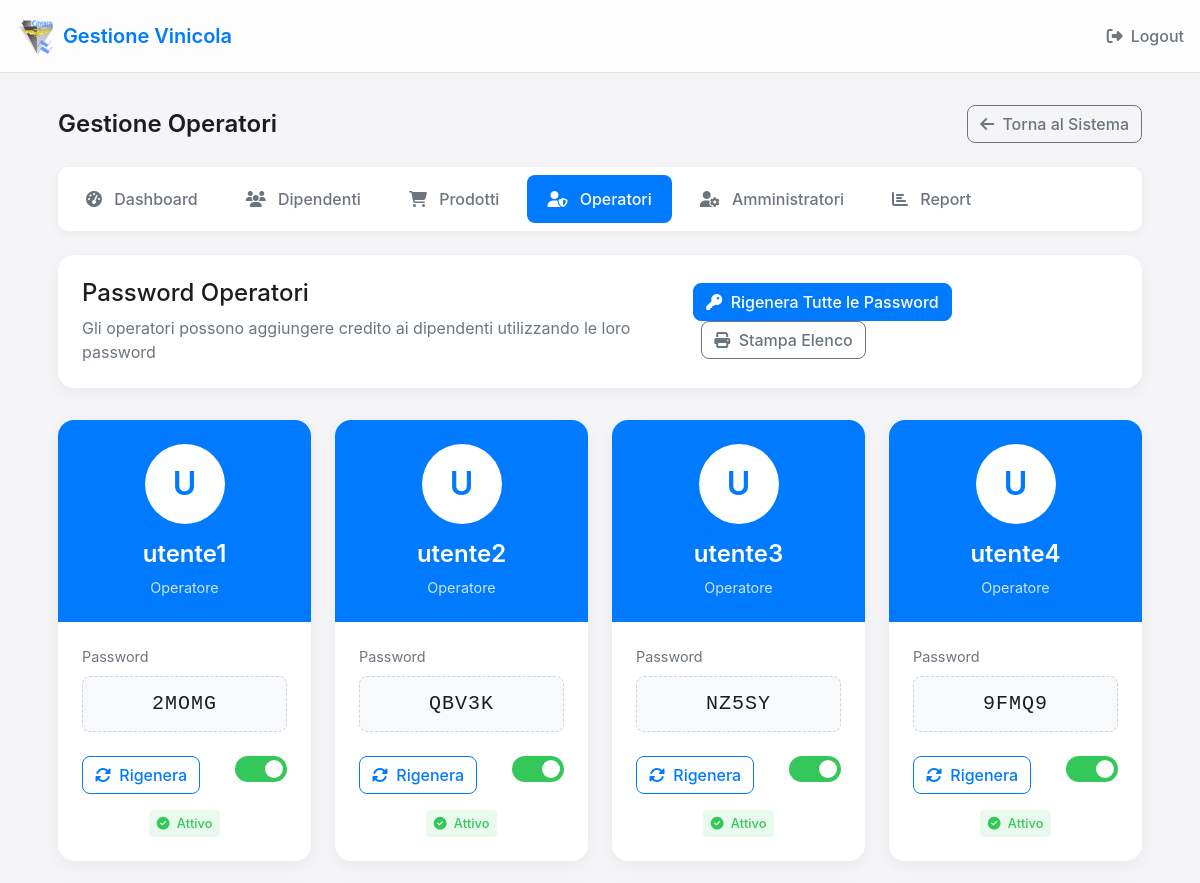
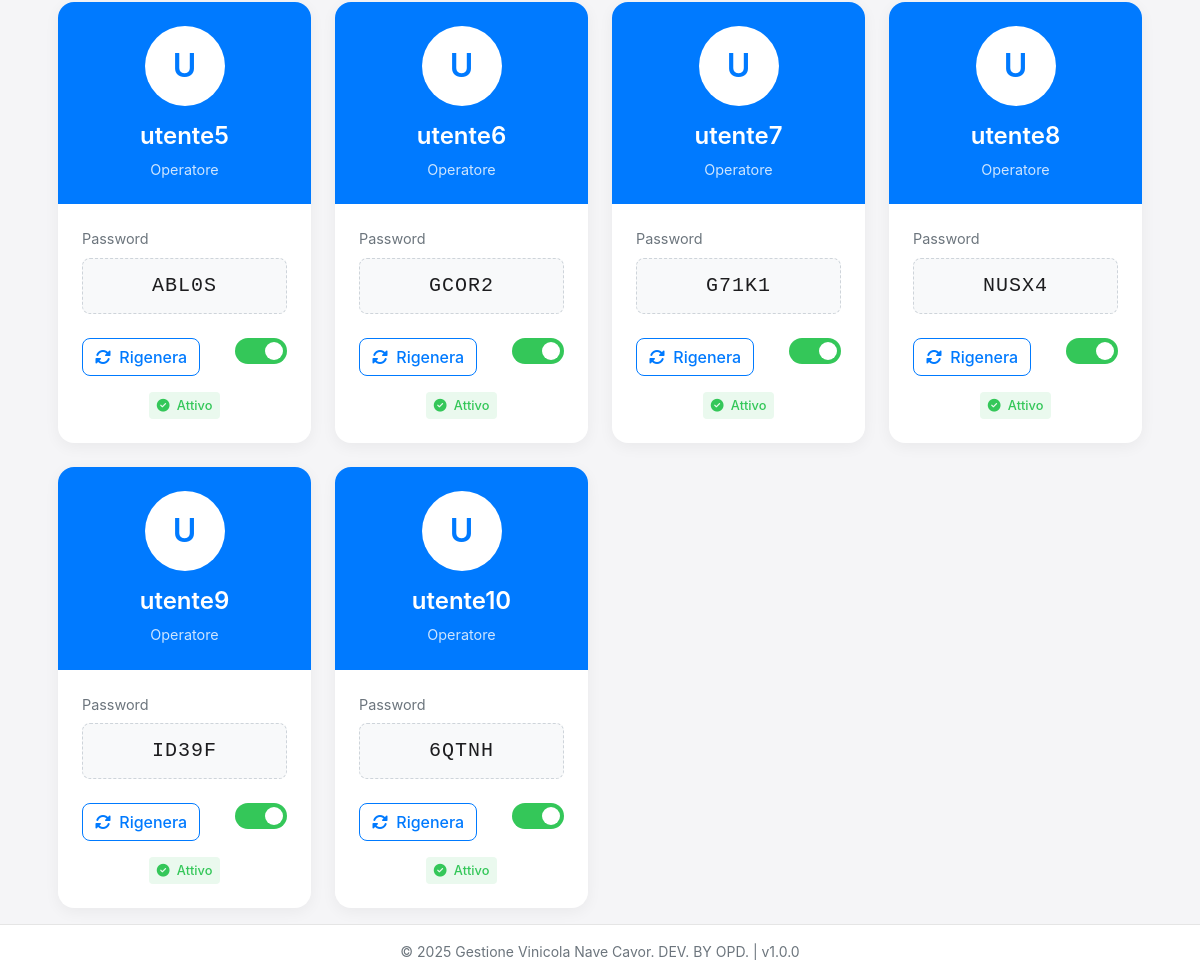
Screenshot of /admin/operators (signed in) with the database file from the repository (2 pictures, top to bottom).
### app.py (models this page shows)
class Operator(db.Model):
    id = db.Column(db.Integer, primary_key=True)
    username = db.Column(db.String(50), unique=True)  # utente1, utente2, ecc.
    password = db.Column(db.String(10))  # Password in chiaro per facilità di uso (5 caratteri)
    active = db.Column(db.Boolean, default=True)

### app.py (the view)
@app.route('/admin/operators')
def admin_operators():
    if session.get('admin_logged_in') != True:
        return redirect(url_for('admin_login'))
    operators = Operator.query.all()
    return render_template('admin_operators.html', operators=operators)

### app.py (called while the page is built)
@app.context_processor
def inject_app_info():
    now = datetime.now()
    return {
        'app_name': app.config['APP_NAME'],
        'app_version': app.config['APP_VERSION'],
        'now': now
    }

### templates/admin_operators.html (shortened to what this page needs)
{% extends "base.html" %}
{% block header_actions %}
<a href="{{ url_for('admin_logout') }}" class="logout-button">
    <i class="fas fa-sign-out-alt"></i> Logout
</a>
{% endblock %}
{% block content %}
<div class="admin-container">
    <div class="admin-header">
        <h1 class="admin-title">Gestione Operatori</h1>
        <div>
            <a href="{{ url_for('index') }}" class="btn btn-outline-secondary">
                <i class="fas fa-arrow-left me-1"></i> Torna al Sistema
            </a>
        </div>
    </div>
    <div class="admin-tabs">
        <a href="{{ url_for('admin_dashboard') }}" class="admin-tab">
            <i class="fas fa-tachometer-alt"></i> Dashboard
        </a>
        <a href="{{ url_for('admin_employees') }}" class="admin-tab">
            <i class="fas fa-users"></i> Dipendenti
        </a>
        <a href="{{ url_for('admin_products') }}" class="admin-tab">
            <i class="fas fa-shopping-cart"></i> Prodotti
        </a>
        <a href="{{ url_for('admin_operators') }}" class="admin-tab active">
            <i class="fas fa-user-shield"></i> Operatori
        </a>
        {% if session.is_super_admin %}
        <a href="{{ url_for('admin_admins') }}" class="admin-tab">
            <i class="fas fa-user-cog"></i> Amministratori
        </a>
        {% endif %}
        <a href="{{ url_for('admin_reports') }}" class="admin-tab">
            <i class="fas fa-chart-bar"></i> Report
        </a>
    </div>
    <div class="card regenerate-section">
        <div class="card-body">
            <div class="d-flex justify-content-between align-items-center">
                <div>
                    <h4 class="mb-2">Password Operatori</h4>
                    <p class="text-muted mb-0">Gli operatori possono aggiungere credito ai dipendenti utilizzando le loro password</p>
                </div>
                <div>
                    <button id="regenerateAllBtn" class="btn btn-primary">
                        <i class="fas fa-key me-1"></i> Rigenera Tutte le Password
                    </button>
                    <button id="printPasswordsBtn" class="btn btn-outline-secondary ms-2">
                        <i class="fas fa-print me-1"></i> Stampa Elenco
                    </button>
                </div>
            </div>
        </div>
    </div>
    <div class="operators-grid">
        {% for operator in operators %}
        <div class="operator-card">
            <div class="operator-header">
                <div class="operator-avatar">{{ operator.username[0]|upper }}</div>
                <h3 class="operator-username">{{ operator.username }}</h3>
                <div class="operator-role">Operatore</div>
            </div>
            <div class="operator-body">
                <div class="operator-password-section">
                    <div class="operator-password-label">Password</div>
                    <div class="operator-password">{{ operator.password }}</div>
                </div>
                <div class="operator-actions">
                    <button class="btn btn-outline-primary regenerate-single-btn" data-operator-id="{{ operator.id }}">
                        <i class="fas fa-sync-alt me-1"></i> Rigenera
                    </button>
                    <div>
                        <label class="toggle-active">
                            <span class="slider"></span>
                        </label>
                    </div>
                </div>
                <div class="activity-status">
                    <span class="activity-label {% if operator.active %}activity-active{% else %}activity-inactive{% endif %}">
                        {% if operator.active %}
                        <i class="fas fa-check-circle me-1"></i> Attivo
                        {% else %}
                        <i class="fas fa-times-circle me-1"></i> Inattivo
                        {% endif %}
                    </span>
                </div>
            </div>
        </div>
        {% endfor %}
    </div>
</div>
{% endblock %}

### templates/base.html (style rules this page uses)
:root { --primary-color: #007aff; --secondary-color: #5ac8fa; --success-color: #34c759; --danger-color: #ff3b30; --warning-color: #ffcc00; --info-color: #5ac8fa; --light-color: #f2f2f7; --dark-color: #1c1c1e; }
body { font-family: -apple-system, BlinkMacSystemFont, 'Segoe UI', Roboto, Helvetica, Arial, sans-serif; background-color: #f5f5f7; color: #1d1d1f; margin: 0; padding: 0; min-height: 100vh; display: flex; flex-direction: column; }
.card { border: none; border-radius: 16px; box-shadow: 0 4px 15px rgba(0, 0, 0, 0.05); overflow: hidden; margin-bottom: 1.5rem; }
.card-body { padding: 1.5rem; }
.btn { border-radius: 8px; font-weight: 500; }
.btn-primary { background-color: var(--primary-color); border-color: var(--primary-color); }
.btn-outline-primary { color: var(--primary-color); border-color: var(--primary-color); }
.admin-container { max-width: 1200px; margin: 0 auto; padding: 0 1rem; }
.admin-header { display: flex; justify-content: space-between; align-items: center; margin-bottom: 1.5rem; }
.admin-title { font-size: 1.5rem; font-weight: 600; margin: 0; }
.admin-tabs { display: flex; gap: 0.5rem; background-color: white; padding: 0.5rem; border-radius: 10px; margin-bottom: 1.5rem; box-shadow: 0 2px 10px rgba(0, 0, 0, 0.05); }
.admin-tab { padding: 0.75rem 1.25rem; border-radius: 8px; color: #6c757d; text-decoration: none; font-weight: 500; transition: all 0.2s; }
.admin-tab.active { background-color: var(--primary-color); color: white; }
.admin-tab i { margin-right: 0.5rem; }

### templates/admin_operators.html (style rules this page uses)
.admin-container { margin-top: 1rem; }
.operators-grid { display: grid; grid-template-columns: repeat(auto-fill, minmax(250px, 1fr)); gap: 1.5rem; margin-top: 1.5rem; }
.operator-card { background-color: white; border-radius: 16px; box-shadow: 0 4px 15px rgba(0, 0, 0, 0.05); overflow: hidden; transition: transform 0.2s, box-shadow 0.2s; }
.operator-header { background-color: var(--primary-color); color: white; padding: 1.5rem; text-align: center; }
.operator-avatar { width: 80px; height: 80px; background-color: white; color: var(--primary-color); border-radius: 50%; display: flex; align-items: center; justify-content: center; font-size: 2rem; font-weight: 600; margin: 0 auto 1rem; }
.operator-username { font-size: 1.5rem; font-weight: 600; margin-bottom: 0.5rem; }
.operator-role { font-size: 0.9rem; opacity: 0.8; }
.operator-body { padding: 1.5rem; }
.operator-password-section { margin-bottom: 1.5rem; }
.operator-password-label { font-size: 0.9rem; color: #6c757d; margin-bottom: 0.5rem; }
.operator-password { font-family: monospace; background-color: #f8f9fa; padding: 0.75rem; border-radius: 8px; border: 1px dashed #ced4da; text-align: center; font-weight: 500; font-size: 1.25rem; letter-spacing: 1px; }
.operator-actions { display: flex; justify-content: space-between; }
.toggle-active { position: relative; display: inline-block; width: 52px; height: 26px; }
.slider { position: absolute; cursor: pointer; top: 0; left: 0; right: 0; bottom: 0; background-color: #ccc; transition: .4s; border-radius: 26px; }
.slider:before { position: absolute; content: ""; height: 18px; width: 18px; left: 4px; bottom: 4px; background-color: white; transition: .4s; border-radius: 50%; }
input:checked + .slider { background-color: var(--success-color); }
input:checked + .slider:before { transform: translateX(26px); }
.activity-status { text-align: center; margin-top: 1rem; }
.activity-label { display: inline-block; padding: 0.25rem 0.5rem; border-radius: 4px; font-size: 0.8rem; font-weight: 500; }
.activity-active { background-color: rgba(52, 199, 89, 0.1); color: var(--success-color); }
.regenerate-section { margin-bottom: 2rem; }
.logout-button { color: #6c757d; text-decoration: none; display: flex; align-items: center; font-weight: 500; transition: all 0.2s; }
.logout-button i { margin-right: 0.5rem; }

### rows the page displays
Operator: username "U", username "utente1", password "2MOMG", active True (drawn)
Operator: username "U", username "utente2", password "QBV3K", active True (drawn)
Operator: username "U", username "utente3", password "NZ5SY", active True (drawn)
Operator: username "U", username "utente4", password "9FMQ9", active True (drawn)
Operator: username "U", username "utente5", password "ABL0S", active True (drawn)
Operator: username "U", username "utente6", password "GCOR2", active True (drawn)
Operator: username "U", username "utente7", password "G71K1", active True (drawn)
Operator: username "U", username "utente8", password "NUSX4", active True (drawn)
Operator: username "U", username "utente9", password "ID39F", active True (drawn)
Operator: username "U", username "utente10", password "6QTNH", active True (drawn)

### other values shown
{{ app_name }} "Gestione Vinicola"
{{ now.year|default(2025) }} "2025"
{{ app_version }} "1.0.0"
